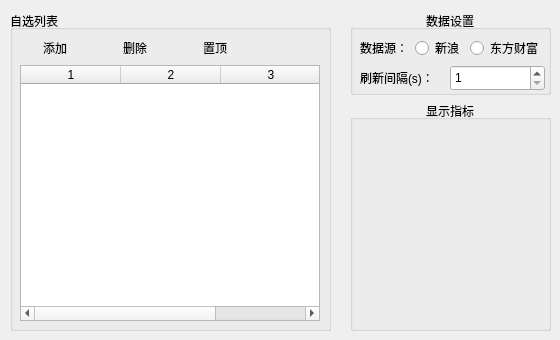
   <widget class="QWidget" name="data">
    <attribute name="title">
     <string>数据</string>
    </attribute>
    <widget class="QGroupBox" name="gb_list">
     <property name="geometry">
      <rect>
       <x>10</x>
       <y>10</y>
       <width>321</width>
       <height>321</height>
      </rect>
     </property>
     <property name="title">
      <string>自选列表</string>
     </property>
     <property name="alignment">
      <set>Qt::AlignmentFlag::AlignLeading|Qt::AlignmentFlag::AlignLeft|Qt::AlignmentFlag::AlignVCenter</set>
     </property>
     <property name="flat">
      <bool>false</bool>
     </property>
     <property name="checkable">
      <bool>false</bool>
     </property>
     <widget class="WatchlistTable" name="list_codes">
      <property name="geometry">
       <rect>
        <x>10</x>
        <y>55</y>
        <width>300</width>
        <height>256</height>
       </rect>
      </property>
      <property name="sizePolicy">
       <sizepolicy hsizetype="Fixed" vsizetype="Expanding">
        <horstretch>0</horstretch>
        <verstretch>0</verstretch>
       </sizepolicy>
      </property>
      <property name="acceptDrops">
       <bool>true</bool>
      </property>
      <property name="editTriggers">
       <set>QAbstractItemView::EditTrigger::AnyKeyPressed|QAbstractItemView::EditTrigger::DoubleClicked|QAbstractItemView::EditTrigger::EditKeyPressed|QAbstractItemView::EditTrigger::SelectedClicked</set>
      </property>
      <property name="dragEnabled">
       <bool>true</bool>
      </property>
      <property name="dragDropOverwriteMode">
       <bool>false</bool>
      </property>
      <property name="dragDropMode">
       <enum>QAbstractItemView::DragDropMode::InternalMove</enum>
      </property>
      <property name="defaultDropAction">
       <enum>Qt::DropAction::MoveAction</enum>
      </property>
      <property name="selectionMode">
       <enum>QAbstractItemView::SelectionMode::SingleSelection</enum>
      </property>
      <property name="selectionBehavior">
       <enum>QAbstractItemView::SelectionBehavior::SelectRows</enum>
      </property>
      <property name="showGrid">
       <bool>true</bool>
      </property>
      <property name="rowCount">
       <number>0</number>
      </property>
      <property name="columnCount">
       <number>3</number>
      </property>
      <attribute name="horizontalHeaderCascadingSectionResizes">
       <bool>true</bool>
      </attribute>
      <attribute name="horizontalHeaderHighlightSections">
       <bool>true</bool>
      </attribute>
      <attribute name="verticalHeaderVisible">
       <bool>false</bool>
      </attribute>
      <attribute name="verticalHeaderCascadingSectionResizes">
       <bool>false</bool>
      </attribute>
      <column/>
      <column/>
      <column/>
     </widget>
     <widget class="QPushButton" name="btn_del">
      <property name="geometry">
       <rect>
        <x>90</x>
        <y>25</y>
        <width>70</width>
        <height>26</height>
       </rect>
      </property>
      <property name="text">
       <string>删除</string>
      </property>
      <property name="icon">
       <iconset theme="QIcon::ThemeIcon::ListRemove"/>
      </property>
      <property name="iconSize">
       <size>
        <width>12</width>
        <height>12</height>
       </size>
      </property>
      <property name="autoDefault">
       <bool>false</bool>
      </property>
      <property name="flat">
       <bool>true</bool>
      </property>
     </widget>
     <widget class="QPushButton" name="btn_add">
      <property name="geometry">
       <rect>
        <x>10</x>
        <y>25</y>
        <width>70</width>
        <height>26</height>
       </rect>
      </property>
      <property name="text">
       <string>添加</string>
      </property>
      <property name="icon">
       <iconset theme="QIcon::ThemeIcon::ListAdd"/>
      </property>
      <property name="iconSize">
       <size>
        <width>12</width>
        <height>12</height>
       </size>
      </property>
      <property name="autoDefault">
       <bool>false</bool>
      </property>
      <property name="flat">
       <bool>true</bool>
      </property>
     </widget>
     <widget class="QPushButton" name="btn_top">
      <property name="geometry">
       <rect>
        <x>170</x>
        <y>25</y>
        <width>70</width>
        <height>26</height>
       </rect>
      </property>
      <property name="text">
       <string>置顶</string>
      </property>
      <property name="icon">
       <iconset theme="QIcon::ThemeIcon::GoUp"/>
      </property>
      <property name="iconSize">
       <size>
        <width>12</width>
        <height>12</height>
       </size>
      </property>
      <property name="autoDefault">
       <bool>false</bool>
      </property>
      <property name="flat">
       <bool>true</bool>
      </property>
     </widget>
    </widget>
    <widget class="QGroupBox" name="gb_data">
     <property name="geometry">
      <rect>
       <x>350</x>
       <y>100</y>
       <width>201</width>
       <height>231</height>
      </rect>
     </property>
     <property name="title">
      <string>显示指标</string>
     </property>
     <property name="alignment">
      <set>Qt::AlignmentFlag::AlignCenter</set>
     </property>
     <property name="flat">
      <bool>true</bool>
     </property>
     <layout class="QVBoxLayout" name="floatMetricsLayout">
      <property name="leftMargin">
       <number>5</number>
      </property>
      <property name="topMargin">
       <number>20</number>
      </property>
      <property name="rightMargin">
       <number>5</number>
      </property>
      <property name="bottomMargin">
       <number>5</number>
      </property>
      <property name="spacing">
       <number>0</number>
      </property>
      <item>
       <widget class="MetricPoolWidget" name="float_metric_pool"/>
      </item>
     </layout>
    </widget>
    <widget class="QGroupBox" name="gb_data_setting">
     <property name="geometry">
      <rect>
       <x>350</x>
       <y>10</y>
       <width>201</width>
       <height>85</height>
      </rect>
     </property>
     <property name="styleSheet">
      <string notr="true"/>
     </property>
     <property name="title">
      <string>数据设置</string>
     </property>
     <property name="alignment">
      <set>Qt::AlignmentFlag::AlignCenter</set>
     </property>
     <property name="flat">
      <bool>true</bool>
     </property>
     <widget class="QLabel" name="label_source">
      <property name="geometry">
       <rect>
        <x>10</x>
        <y>25</y>
        <width>81</width>
        <height>26</height>
       </rect>
      </property>
      <property name="text">
       <string>数据源：</string>
      </property>
     </widget>
     <widget class="QLabel" name="label_interval">
      <property name="geometry">
       <rect>
        <x>10</x>
        <y>55</y>
        <width>81</width>
        <height>26</height>
       </rect>
      </property>
      <property name="text">
       <string>刷新间隔(s)：</string>
      </property>
     </widget>
     <widget class="QSpinBox" name="sb_interval">
      <property name="geometry">
       <rect>
        <x>100</x>
        <y>55</y>
        <width>95</width>
        <height>26</height>
       </rect>
      </property>
      <property name="minimum">
       <number>1</number>
      </property>
      <property name="maximum">
       <number>60</number>
      </property>
     </widget>
     <widget class="QRadioButton" name="rb_sina">
      <property name="geometry">
       <rect>
        <x>65</x>
        <y>25</y>
        <width>51</width>
        <height>26</height>
       </rect>
      </property>
      <property name="text">
       <string>新浪</string>
      </property>
     </widget>
     <widget class="QRadioButton" name="rb_em">
      <property name="geometry">
       <rect>
        <x>120</x>
        <y>25</y>
        <width>81</width>
        <height>26</height>
       </rect>
      </property>
      <property name="text">
       <string>东方财富</string>
      </property>
     </widget>
    </widget>
   </widget>
